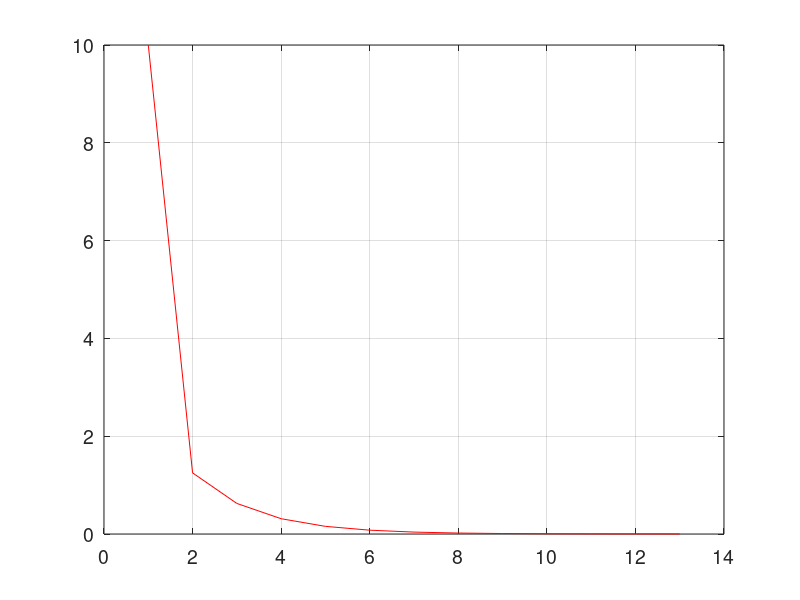

Write the MATLAB code that produced this figure.
xl=0;
xu=2.5;
i=1;
e(i)=10;


while (e(i)> 0.001)
    
    xr=(xl+xu)/2;
   
    gxl= xl^3+(xl^2)*4-10;
    gxu= xu^3+(xu^2)*4-10;
    gxr= xr^3+(xr^2)*4-10;
    
    
    if (gxl*gxr < 0)
    xu=xr;
    e(i+1)=abs(xr-xl);
end

if (gxu*gxr < 0)
    xl=xr;
    e(i+1)=abs(xu-xr);
end
i=i+1;

if (gxu*gxr == 0)
    xr=xr;
end
end
     

disp(xr)

tamanio=size(e);
ite= 1:1:tamanio(2);

figure('DefaultAxesFontSize',14)
set(gcf,'color','white');
plot(ite,e,'color',[1 0 0])
grid on
